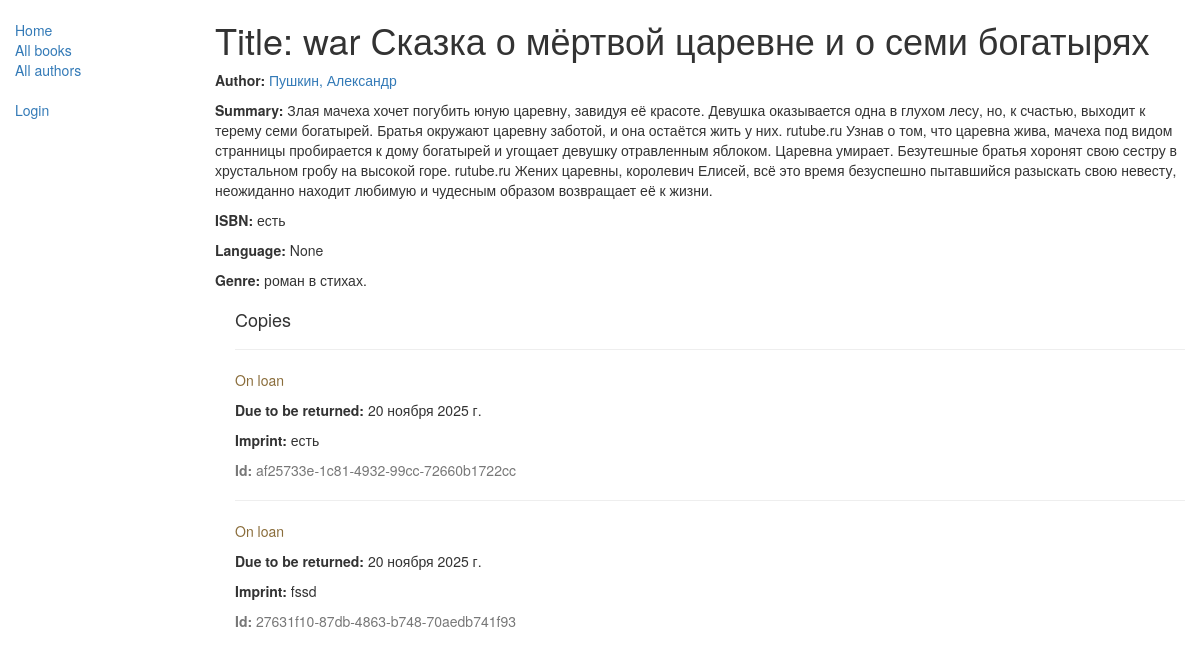
Page /catalog/book/5 on the committed database.
### catalog/models.py (models this page shows, shortened)
class Book(models.Model):
    title = models.CharField(max_length=200)
    author = models.ForeignKey('Author', on_delete=models.SET_NULL, null=True)
    summary = models.TextField(max_length=1000, help_text="Enter a brief description of the book")
    isbn = models.CharField('ISBN', max_length=13, help_text='13 Character <a href="https://www.isbn-international.org/content/what-isbn">ISBN number</a>')
    genre = models.ManyToManyField(Genre, help_text="Select a genre for this book")
    language = models.ForeignKey('Language', on_delete=models.SET_NULL, null=True)
    def display_genre(self):
        """
        Creates a string for the Genre. This is required to display genre in Admin.
        """
        return ', '.join([genre.name for genre in self.genre.all()[:3]])
    display_genre.short_description = 'Genre'

class Author(models.Model):
    first_name = models.CharField(max_length=100)
    last_name = models.CharField(max_length=100)
    date_of_birth = models.DateField(null=True, blank=True)
    date_of_death = models.DateField('died', null=True, blank=True)
    def __str__(self):
        return '%s, %s' % (self.last_name, self.first_name)
    class Meta:
        ordering = ['last_name']

class Genre(models.Model):
    name = models.CharField(max_length=200, help_text="Enter a book genre (e.g. Science Fiction, French Poetry etc.)")
    def __str__(self):
        return self.name

class BookInstance(models.Model):
    id = models.UUIDField(primary_key=True, default=uuid.uuid4,
                          help_text="Unique ID for this particular book across whole library")
    book = models.ForeignKey('Book', on_delete=models.SET_NULL, null=True)
    imprint = models.CharField(max_length=200)
    due_back = models.DateField(null=True, blank=True)
    borrower = models.ForeignKey(User, on_delete=models.SET_NULL, null=True, blank=True)
    LOAN_STATUS = (
        ('m', 'Maintenance'),
        ('o', 'On loan'),
        ('a', 'Available'),
        ('r', 'Reserved'),
    )
    status = models.CharField(max_length=1, choices=LOAN_STATUS, blank=True, default='m', help_text='Book availability')
    class Meta:
        ordering = ["due_back"]
        permissions = (("can_mark_returned", "Set book as returned"),)

### catalog/views.py (the view)
# urls.py: re_path(r'^book/(?P<pk>\d+)$', views.BookDetailView.as_view(), name='book-detail'),
class BookDetailView(generic.DetailView):
    model = Book
    paginate_by = 10

### catalog/templates/catalog/book_detail.html
{% extends "base_generic.html" %}
{% block content %}
  <h1>Title: {{ book.title }}</h1>
  <p><strong>Author:</strong> <a href="">{{ book.author }}</a></p>
  <p><strong>Summary:</strong> {{ book.summary }}</p>
  <p><strong>ISBN:</strong> {{ book.isbn }}</p>
  <p><strong>Language:</strong> {{ book.language }}</p>
  <p><strong>Genre:</strong> {% for genre in book.genre.all %} {{ genre }}{% if not forloop.last %}, {% endif %}{% endfor %}</p>
  <div style="margin-left:20px;margin-top:20px">
    <h4>Copies</h4>
    {% for copy in book.bookinstance_set.all %}
    <hr>
    <p class="{% if copy.status == 'a' %}
    text-success
    {% elif copy.status == 'd' %}text-danger{% else %}text-warning{% endif %}">{{ copy.get_status_display }}</p>
    {% if copy.status != 'a' %}<p><strong>Due to be returned:</strong> {{copy.due_back}}</p>{% endif %}
    <p><strong>Imprint:</strong> {{copy.imprint}}</p>
    <p class="text-muted"><strong>Id:</strong> {{copy.id}}</p>
    {% endfor %}
  </div>
{% endblock %}

### rows in the picture
Book: title "war Сказка о мёртвой царевне и о семи богатырях", author "Пушкин, Александр", summary "Злая мачеха хочет погубить юную царевну, завидуя её красоте. Девушка оказывается одна в глухом лесу, но, к счастью, выходит к терему семи богатырей. Братья окружают царевну заботой, и она остаётся жить у них. rutube.ru Узнав о том, что царевна жива, мачеха под видом странницы пробирается к дому богатырей и угощает девушку отравленным яблоком. Царевна умирает. Безутешные братья хоронят свою сестру в хрустальном гробу на высокой горе. rutube.ru Жених царевны, королевич Елисей, всё это время безуспешно пытавшийся разыскать свою невесту, неожиданно находит любимую и чудесным образом возвращает её к жизни.", isbn "есть", language "None"
Genre: name "роман в стихах."
BookInstance: status "On loan", due_back "20 ноября 2025 г.", imprint "есть", id "af25733e-1c81-4932-99cc-72660b1722cc"
BookInstance: status "On loan", due_back "20 ноября 2025 г.", imprint "fssd", id "27631f10-87db-4863-b748-70aedb741f93"
